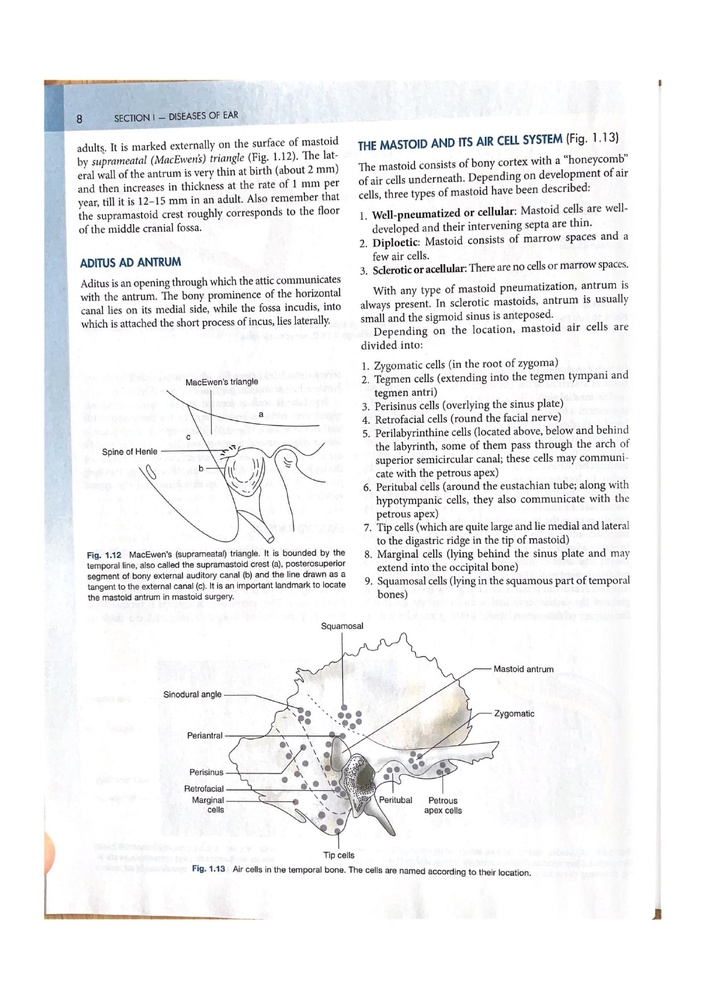
#> input picture images/Dhingra ENT 8th Edition_Split_page-0007.jpg, 706 x 999 px, shrunk from 1240 x 1755 before the run
$ python document_layout_ocr.py
#> lines starting #> are read from the running program, lines starting #| are printed output that depends on the picture; after the words box and inside, x2 and y2 are one past the last pixel; in counts of white or black regions, pixels touching at a corner belong together
import cv2
import numpy as np
import pytesseract
import json
from PIL import Image
import re

# ===============================
# CONFIG
# ===============================
IMAGE_PATH = "images/Dhingra ENT 8th Edition_Split_page-0007.jpg"

# Uncomment & update if on Windows
# pytesseract.pytesseract.tesseract_cmd = r"C:\Program Files\Tesseract-OCR\tesseract.exe"

KERNELS = [(10, 5), (25, 10), (30, 15)]
AREA_THRESHOLD = 300
IOU_THRESHOLD = 0.4
MAX_LINE_GAP = 25
MIN_PARAGRAPH_HEIGHT = 60

# ===============================
# 1. LOAD IMAGE
# ===============================
image = cv2.imread(IMAGE_PATH)
#> image is the input picture: shape (999, 706, 3); mean B, G, R 241.8, 241.1, 240.8
if image is None:
    raise ValueError("Image not found")

orig = image.copy()
PAGE_H, PAGE_W = image.shape[:2]

gray = cv2.cvtColor(image, cv2.COLOR_BGR2GRAY)

# ===============================
# 2. BINARIZATION
# ===============================
_, binary = cv2.threshold(
    gray, 0, 255,
    cv2.THRESH_BINARY_INV + cv2.THRESH_OTSU
)
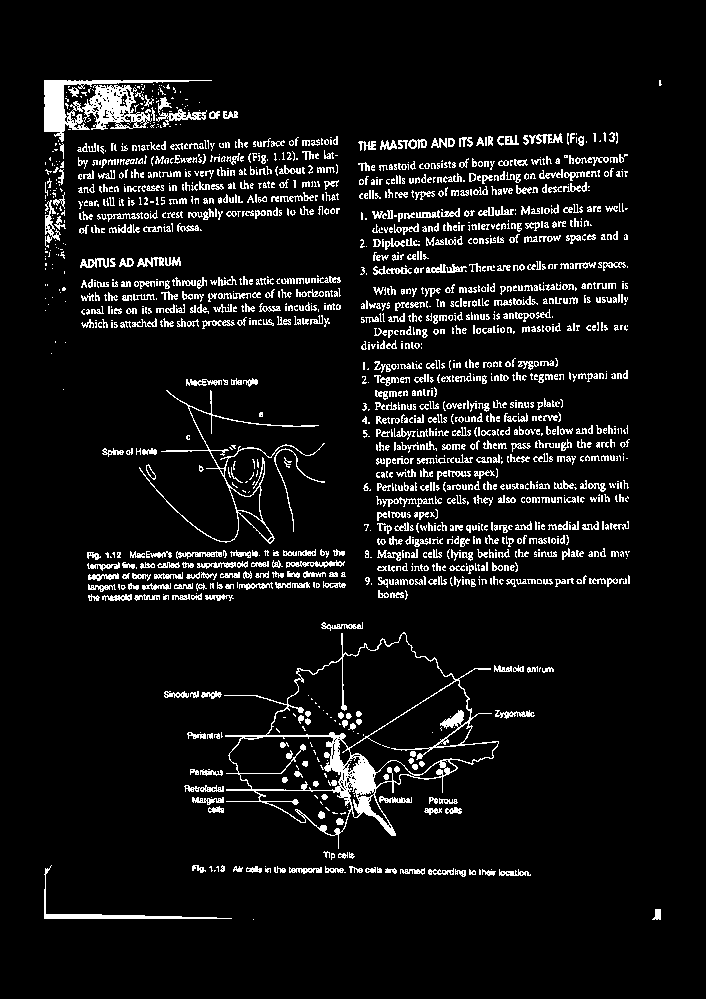
#> binary: shape (999, 706); 7.5% white in thin lines or dots, all inside (x1, y1, x2, y2) = (44, 80, 662, 920)

# ===============================
# 3. MULTI-KERNEL CONNECTED COMPONENTS
# ===============================
all_boxes = []

for kw, kh in KERNELS:
    kernel = cv2.getStructuringElement(cv2.MORPH_RECT, (kw, kh))
    dilated = cv2.dilate(binary, kernel, iterations=1)

    num_labels, _, stats, _ = cv2.connectedComponentsWithStats(
        dilated, connectivity=8
    )

    for i in range(1, num_labels):
        x, y, w, h, area = stats[i]
        if area > AREA_THRESHOLD:
            all_boxes.append((x, y, w, h))
#> this loop made 3 passes
#> num_labels on passes 1 to 3: 30, 10, 7
#> pass 1, `dilated = cv2.dilate(binary, kernel, iterations=1)`:
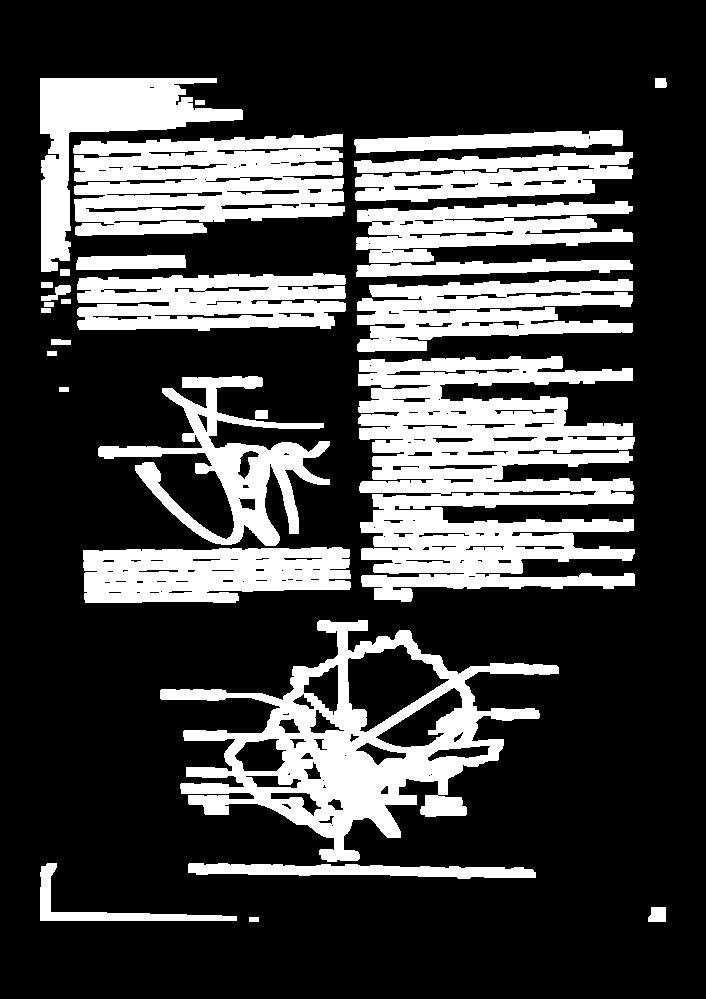
#> dilated: shape (999, 706); 26.6% white; 29 white regions, largest, box (x1, y1, x2, y2) and area: (358, 356, 635, 602) 43425, (160, 620, 559, 862) 29202, (73, 134, 345, 236) 20277
#> pass 2, `dilated = cv2.dilate(binary, kernel, iterations=1)`:
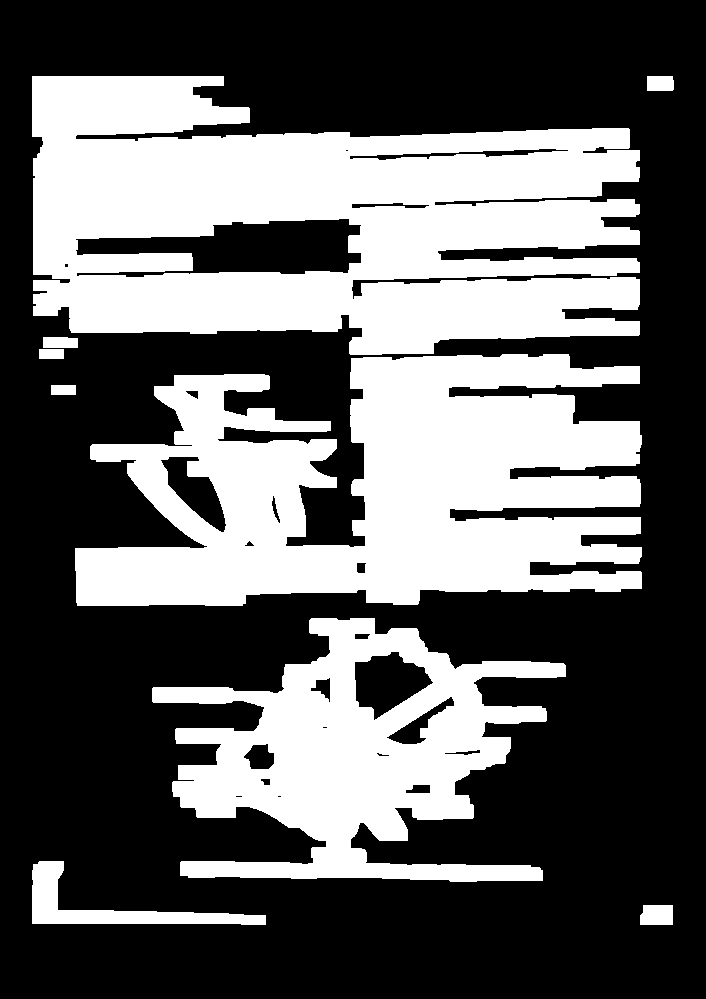
#> dilated: shape (999, 706); 38.1% white; 9 white regions, largest, box (x1, y1, x2, y2) and area: (32, 76, 640, 355) 116042, (75, 354, 642, 606) 94987, (152, 618, 566, 882) 51891
#> pass 3, `dilated = cv2.dilate(binary, kernel, iterations=1)`:
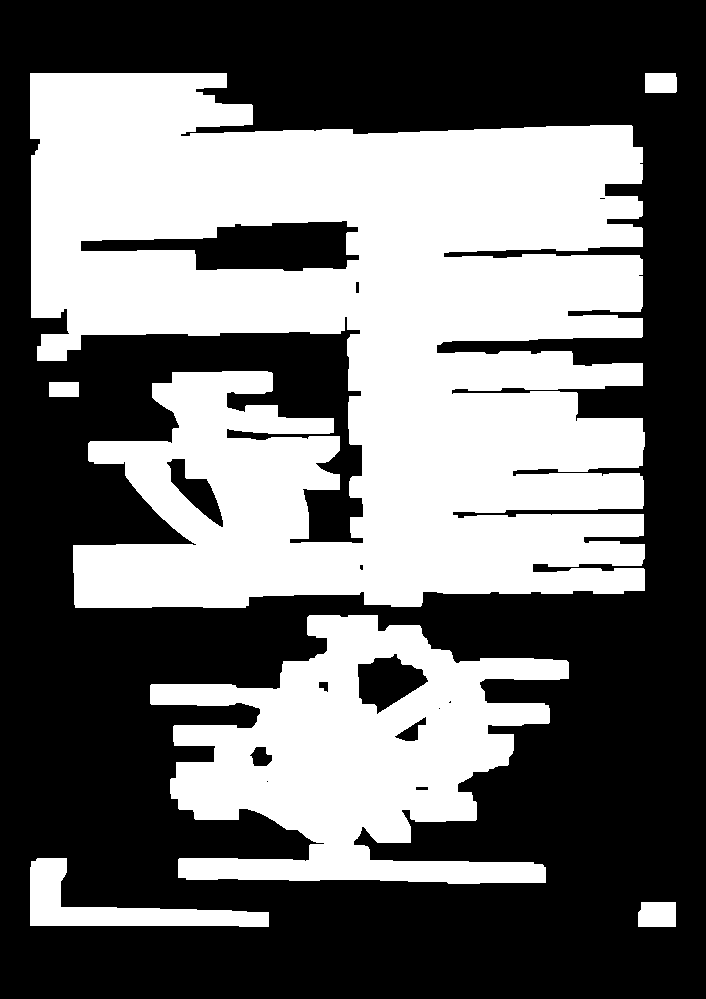
#> dilated: shape (999, 706); 43.2% white; 6 white regions, box (x1, y1, x2, y2) and area: (30, 73, 645, 608) 236362, (150, 615, 569, 884) 60813, (30, 858, 269, 927) 5789, (638, 902, 676, 927) 923, (645, 73, 677, 93) 635, (49, 382, 79, 397) 450
#> after the loop, all_boxes = 28 items, first 6: (40, 78, 203, 194), (354, 130, 269, 23), (73, 134, 272, 102), (354, 152, 279, 50), (356, 201, 277, 62), (76, 255, 110, 15)

# ===============================
# 4. IOU FUNCTION
# ===============================
def iou(a, b):
    xA = max(a[0], b[0])
    yA = max(a[1], b[1])
    xB = min(a[0] + a[2], b[0] + b[2])
    yB = min(a[1] + a[3], b[1] + b[3])

    if xB <= xA or yB <= yA:
        return 0.0

    inter = (xB - xA) * (yB - yA)
    areaA = a[2] * a[3]
    areaB = b[2] * b[3]
    return inter / float(areaA + areaB - inter)

# ===============================
# 5. DE-DUPLICATION
# ===============================
all_boxes = sorted(all_boxes, key=lambda b: b[2] * b[3], reverse=True)
#> all_boxes = 28 items, first 6: (30, 73, 615, 535), (32, 76, 608, 279), (75, 354, 567, 252), (150, 615, 419, 269), (152, 618, 414, 264), (160, 620, 399, 242)

final_boxes = []
for box in all_boxes:
    if all(iou(box, fb) < IOU_THRESHOLD for fb in final_boxes):
        final_boxes.append(box)
#> this loop made 28 passes
#> box on passes 2, 3, 5, 6, 7, 8: (32, 76, 608, 279), (75, 354, 567, 252), (152, 618, 414, 264), (160, 620, 399, 242), (358, 356, 277, 246), (98, 376, 232, 170)

# ===============================
# 6. PARAGRAPH GROUPING
# ===============================
def horizontal_overlap(a, b, ratio=0.5):
    x1 = max(a[0], b[0])
    x2 = min(a[0] + a[2], b[0] + b[2])
    overlap = max(0, x2 - x1)
    return overlap / min(a[2], b[2]) >= ratio

final_boxes = sorted(final_boxes, key=lambda b: b[1])

paragraphs = []
current = list(final_boxes[0])

for box in final_boxes[1:]:
    x, y, w, h = box
    cx, cy, cw, ch = current

    gap = y - (cy + ch)

    if 0 <= gap <= MAX_LINE_GAP and horizontal_overlap(current, box):
        nx = min(cx, x)
        ny = min(cy, y)
        nw = max(cx + cw, x + w) - nx
        nh = max(cy + ch, y + h) - ny
        current = [nx, ny, nw, nh]
    else:
        paragraphs.append(tuple(current))
        current = list(box)
#> this loop made 19 passes

paragraphs.append(tuple(current))

# ===============================
# 7. DRAW PARAGRAPH BLOCKS
# ===============================
para_vis = orig.copy()
for (x, y, w, h) in paragraphs:
    if h >= MIN_PARAGRAPH_HEIGHT:
        cv2.rectangle(para_vis, (x, y), (x + w, y + h), (255, 0, 0), 2)
#> this loop made 19 passes
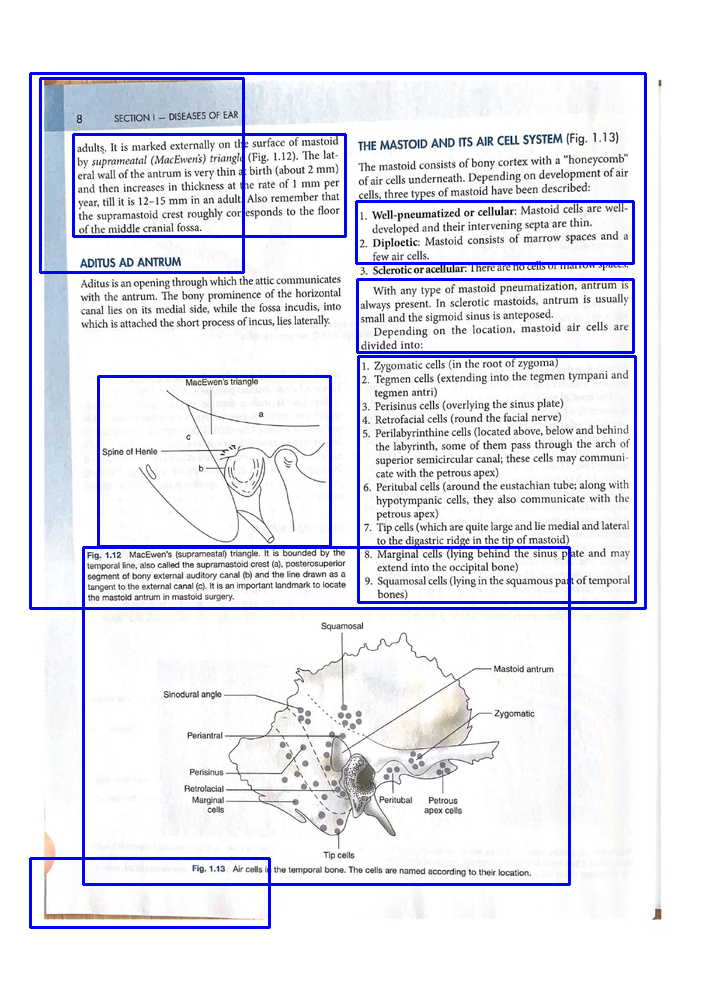
#> para_vis: shape (999, 706, 3); 3.89% of pixels changed, all inside (x1, y1, x2, y2) = (29, 72, 647, 929)

cv2.imwrite("paragraph_blocks.png", para_vis)

# ===============================
# 8. BLOCK CLASSIFICATION + OCR
# ===============================
blocks = []

for (x, y, w, h) in paragraphs:
    roi = orig[y:y+h, x:x+w]

#> (the run stopped early here; a loop or call above may not have finished)

$ run again, with images/Dhingra ENT 8th Edition_Split_page-0001.jpg copied over images/Dhingra ENT 8th Edition_Split_page-0007.jpg
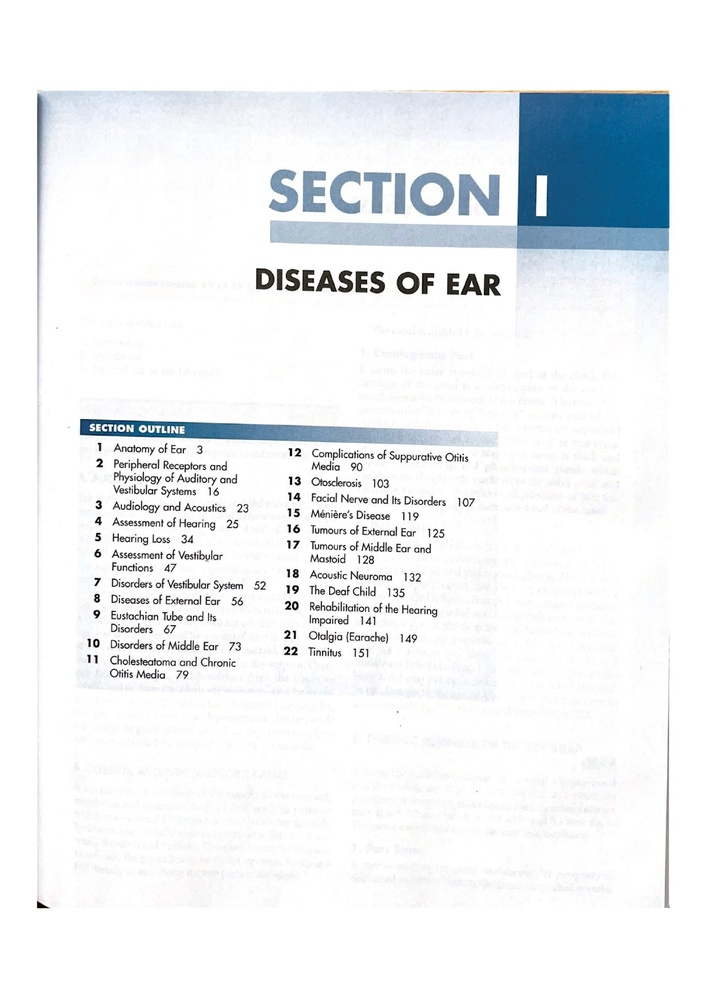
#> input picture images/Dhingra ENT 8th Edition_Split_page-0001.jpg, 706 x 999 px, shrunk from 1240 x 1755 before the run
#> image is the input picture: shape (999, 706, 3); mean B, G, R 243.7, 241.2, 238.3
#> binary: shape (999, 706); 6.9% white; 417 white regions (175 under 20 px), largest, box (x1, y1, x2, y2) and area: (517, 91, 669, 251) 23294, (80, 419, 395, 444) 4435, (459, 174, 499, 215) 1108
#> the loop `for kw, kh in KERNELS:` made 3 passes
#> num_labels on passes 1 to 3: 70, 9, 8
#> after the loop `for kw, kh in KERNELS:`: all_boxes = 47 items, first 6: (505, 89, 169, 164), (33, 92, 17, 200), (265, 168, 239, 50), (252, 266, 138, 30), (393, 270, 46, 26), (443, 271, 63, 27)
#> `all_boxes = sorted(all_boxes, key=lambda b: b[2] * b[3], reverse=True)`: all_boxes = 47 items, first 6: (66, 412, 424, 274), (68, 415, 419, 269), (255, 84, 429, 174), (257, 87, 424, 169), (505, 89, 169, 164), (265, 168, 239, 50)
#> the loop `for box in all_boxes:` made 47 passes
#> box on passes 1, 24, 25, 26, 27, 28, 29, 30: (66, 412, 424, 274), (661, 712, 14, 198), (308, 491, 143, 17), (109, 498, 122, 17), (109, 515, 111, 18), (307, 523, 114, 16), (443, 271, 63, 27), (107, 638, 116, 14)
#> the loop `for box in final_boxes[1:]:` made 39 passes
#> the loop `for (x, y, w, h) in paragraphs:` made 37 passes
#> after the loop `for (x, y, w, h) in paragraphs:`:
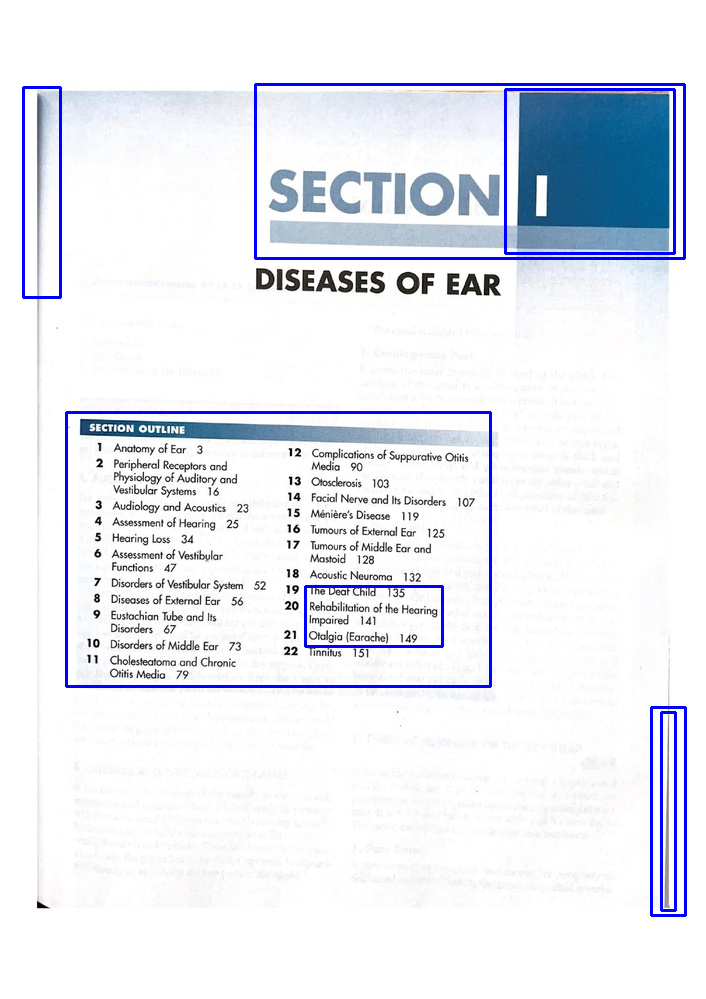
#> para_vis: shape (999, 706, 3); 2.15% of pixels changed, all inside (x1, y1, x2, y2) = (22, 83, 687, 917)

$ run again, with images/Dhingra ENT 8th Edition_Split_page-0002.jpg copied over images/Dhingra ENT 8th Edition_Split_page-0007.jpg
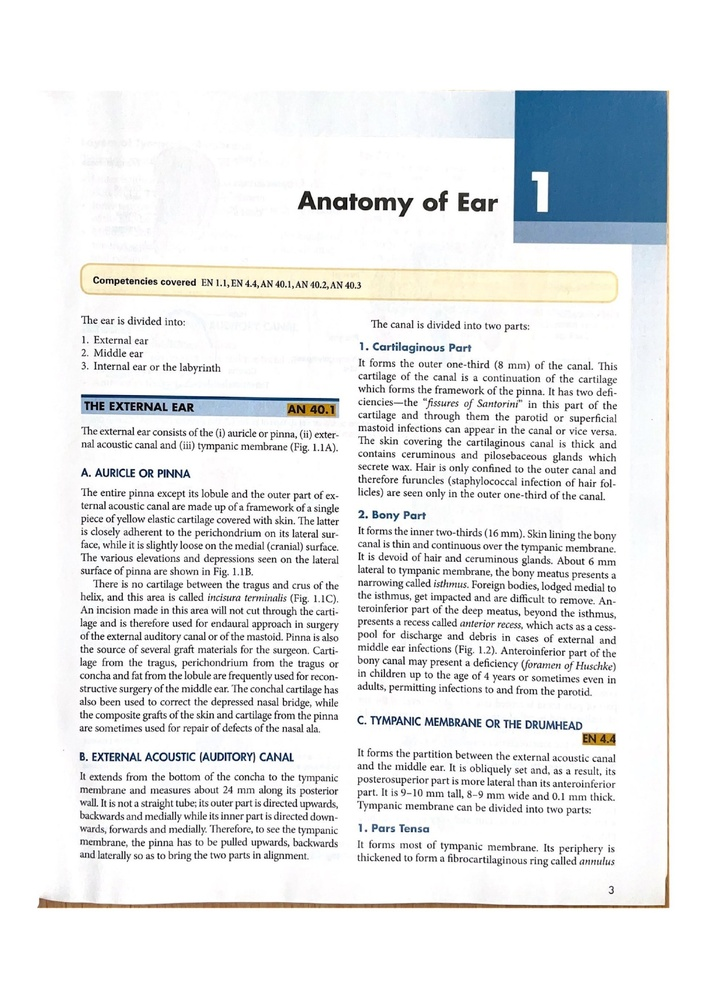
#> input picture images/Dhingra ENT 8th Edition_Split_page-0002.jpg, 706 x 999 px, shrunk from 1240 x 1755 before the run
#> image is the input picture: shape (999, 706, 3); mean B, G, R 235.2, 234.5, 233.1
#> binary: shape (999, 706); 11.5% white; 2622 white regions (1686 under 20 px), largest, box (x1, y1, x2, y2) and area: (513, 90, 668, 244) 23035, (37, 590, 669, 908) 3406, (81, 394, 339, 415) 1854
#> the loop `for kw, kh in KERNELS:` made 3 passes
#> num_labels on passes 1 to 3: 32, 14, 9
#> after the loop `for kw, kh in KERNELS:`: all_boxes = 43 items, first 6: (509, 88, 164, 158), (294, 188, 159, 31), (454, 191, 49, 23), (89, 274, 277, 18), (77, 313, 113, 15), (367, 318, 167, 16)
#> `all_boxes = sorted(all_boxes, key=lambda b: b[2] * b[3], reverse=True)`: all_boxes = 43 items, first 6: (66, 313, 566, 561), (68, 338, 561, 534), (23, 466, 661, 449), (25, 469, 656, 444), (33, 471, 641, 439), (284, 83, 399, 168)
#> the loop `for box in all_boxes:` made 43 passes
#> box on passes 2, 3, 4, 5, 7, 8, 9: (68, 338, 561, 534), (23, 466, 661, 449), (25, 469, 656, 444), (33, 471, 641, 439), (76, 486, 268, 250), (286, 86, 394, 163), (354, 524, 267, 176)
#> the loop `for box in final_boxes[1:]:` made 31 passes
#> box on passes 1 to 8: (509, 88, 164, 158), (294, 188, 159, 31), (454, 191, 49, 23), (79, 269, 297, 28), (67, 308, 168, 73), (69, 311, 128, 20), (66, 313, 566, 561), (359, 316, 182, 21)
#> the loop `for (x, y, w, h) in paragraphs:` made 24 passes
#> after the loop `for (x, y, w, h) in paragraphs:`:
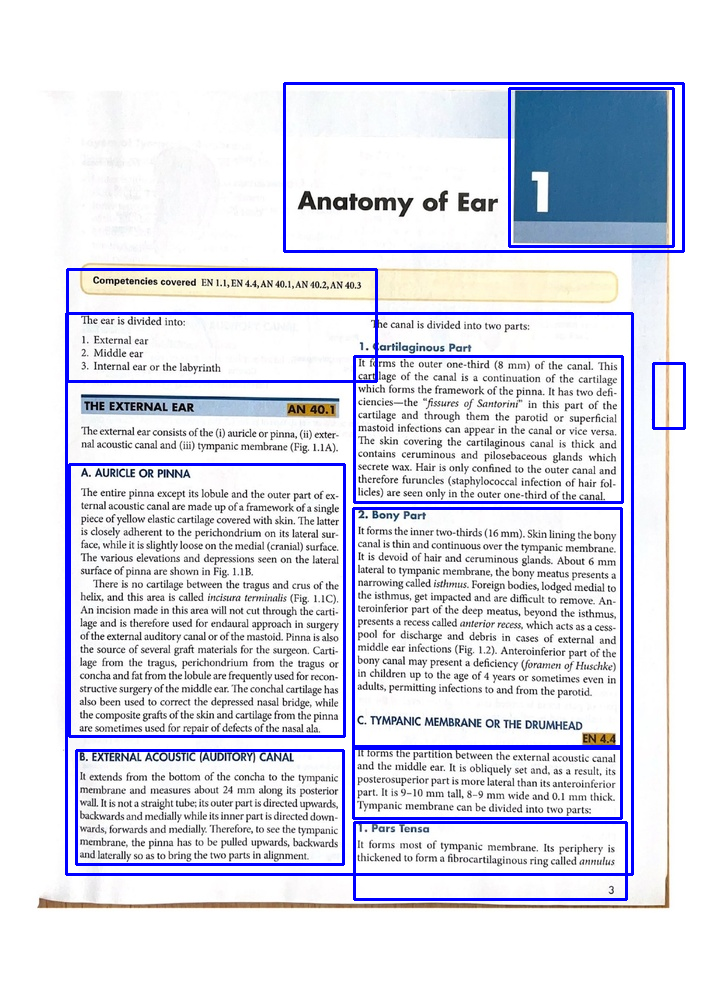
#> para_vis: shape (999, 706, 3); 4.24% of pixels changed, all inside (x1, y1, x2, y2) = (65, 82, 686, 901)
